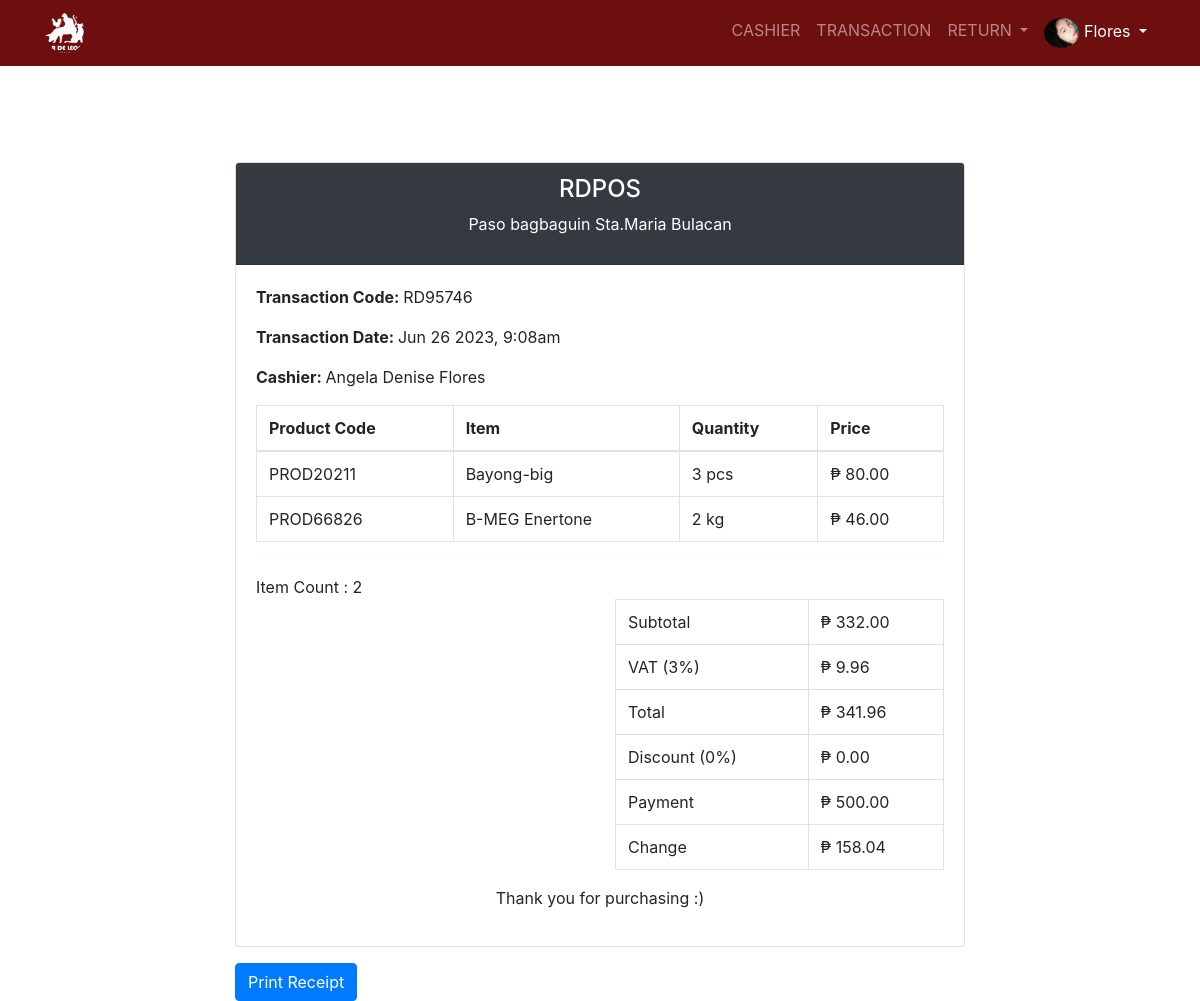
Screenshot of /POS/cashier/receipt.php?RDcode=RD95746 (signed in) with the database file from the repository.
### tables this page shows
CREATE TABLE `maintinance` (
  `system_id` int(11) NOT NULL,
  `system_name` varchar(255) NOT NULL,
  `system_banner` varchar(255) NOT NULL,
  `system_logo` varchar(255) NOT NULL,
  `system_content` varchar(255) NOT NULL,
  `system_address` varchar(255) NOT NULL,
  `system_contact` varchar(255) NOT NULL,
  `system_tax` float NOT NULL,
  `system_shipfee` double NOT NULL
);

CREATE TABLE `account` (
  `acc_id` int(11) NOT NULL,
  `acc_created` date NOT NULL,
  `acc_username` varchar(255) NOT NULL,
  `acc_password` varchar(255) NOT NULL,
  `acc_fname` varchar(255) NOT NULL,
  `acc_lname` varchar(255) NOT NULL,
  `acc_type` varchar(255) NOT NULL,
  `acc_status` int(11) NOT NULL,
  `acc_email` varchar(255) NOT NULL,
  `acc_contact` varchar(255) NOT NULL,
  `emp_image` varchar(255) NOT NULL,
  `emp_address` varchar(255) NOT NULL,
  `acc_lastEdit` datetime DEFAULT NULL,
  `Otp` varchar(6) NOT NULL
);

CREATE TABLE `pos_orders` (
  `orders_orders_id` int(11) NOT NULL,
  `orders_tcode` varchar(8) NOT NULL,
  `orders_prod_id` int(11) NOT NULL,
  `orders_cart_id` int(11) NOT NULL,
  `orders_prodQty` int(11) NOT NULL,
  `orders_discount` int(11) DEFAULT NULL,
  `orders_discount_name` varchar(255) DEFAULT NULL,
  `orders_tax` double NOT NULL,
  `orders_date` datetime NOT NULL,
  `orders_final` double NOT NULL,
  `orders_payment` double NOT NULL,
  `orders_change` double NOT NULL,
  `orders_user_id` int(11) NOT NULL,
  `orders_status` int(11) NOT NULL
);

CREATE TABLE `product` (
  `prod_id` int(11) NOT NULL,
  `prod_code` varchar(11) NOT NULL,
  `prod_name` varchar(255) NOT NULL,
  `prod_orgprice` varchar(255) NOT NULL,
  `prod_currprice` varchar(255) NOT NULL,
  `prod_unit_id` int(11) NOT NULL,
  `prod_category_id` int(11) NOT NULL,
  `prod_description` varchar(255) DEFAULT NULL,
  `prod_image` varchar(255) DEFAULT NULL,
  `prod_added` varchar(255) NOT NULL,
  `prod_edit` varchar(255) DEFAULT NULL,
  `prod_status` int(11) NOT NULL
);

CREATE TABLE `unit` (
  `unit_id` int(11) NOT NULL,
  `unit_name` varchar(255) NOT NULL,
  `unit_status` int(11) NOT NULL
);

### POS/cashier/back_navbar.php (called while the page is built, shortened)
<?php
include ("connection.php");
$get_record = mysqli_query ($connections,"SELECT * FROM maintinance");
$row = mysqli_fetch_assoc($get_record);
$db_system_name = $row ["system_name"];
$db_system_logo = $row ["system_logo"];
$db_system_address = $row ["system_address"];
?>

### POS/cashier/receipt.php (the view, shortened to what this page needs)
<?php
include("navigation.php");
$total_subtotal = 0;
$RDcode = $_GET["RDcode"];
$view_category_query = mysqli_query($connections, "SELECT * FROM pos_orders WHERE orders_tcode = '$RDcode'");
$order = mysqli_fetch_assoc($view_category_query);
  $db_orders_tcode  = $order["orders_tcode"];
  $db_orders_date = $order["orders_date"];
  $db_orders_user_id = $order["orders_user_id"];
  $get_cashier = mysqli_query($connections, "SELECT * FROM account WHERE acc_id = '$db_orders_user_id' ");
  $crow = mysqli_fetch_assoc($get_cashier);
  $db_acc_fname = $crow["acc_fname"];
  $db_acc_lname = $crow["acc_lname"];
 $fullname=$db_acc_fname." ".$db_acc_lname;
?>
<!DOCTYPE html>
<html lang="en">
<head>
  <link rel="stylesheet" href="https://maxcdn.bootstrapcdn.com/bootstrap/4.0.0/css/bootstrap.min.css">
  <link rel="stylesheet" href="https://cdn.datatables.net/1.13.4/css/jquery.dataTables.min.css">
</head>
<body>
  <div class="container">
    <div class="row justify-content-center">
      <div class="col-md-8">
        <div class="card mt-5">
          <div class="card-header bg-dark text-white">
            <h4 class="text-center"><?php echo $db_system_name?></h4>
            <p class="text-center"><?php echo $db_system_address?></p>
          </div>
          <div class="card-body">
            <div class="row">
            <div class="col-md-6">
              <p><b>Transaction Code: </b><?php echo $db_orders_tcode?></p>
            </div>
            </div>
            <div class="row">
            <div class="col-md-6">
              <p><b>Transaction Date: </b><?php echo date("M j Y, g:ia", strtotime($db_orders_date))?></p>
            </div>
            </div>
            <div class="row">
            <div class="col-md-6">
                <p><b>Cashier: </b><?php echo $fullname;?></p>
              </div>
            </div>
            <table class="table table-bordered">
              <thead>
                <tr>
                  <th>Product Code</th>
                  <th>Item</th>
                  <th>Quantity</th>
                  <th>Price</th>
                </tr>
              </thead>
              <tbody>
                <?php
                $count =0;
               $view_category_query = mysqli_query($connections, "SELECT *
                FROM pos_orders
                WHERE orders_tcode = '$RDcode'");
               while ($order = mysqli_fetch_assoc($view_category_query)) {
                  $db_orders_prod_id = $order["orders_prod_id"];
                  $db_orders_prodQty = $order["orders_prodQty"];
                  $db_orders_discount = $order["orders_discount"];
                  $discount_decimal=$db_orders_discount/100;
                  $db_orders_payment = $order["orders_payment"];
                  $db_orders_tax = $order["orders_tax"];
                  $db_orders_change = $order["orders_change"];
                  $get_order = mysqli_query($connections, "SELECT * FROM product WHERE prod_id = '$db_orders_prod_id' ");
                  $row = mysqli_fetch_assoc($get_order);
                  $db_prod_currprice = $row["prod_currprice"];
                  $db_prod_unit_id = $row["prod_unit_id"];
                  $db_prod_name = $row["prod_name"];
                  $db_orders_prod_code = $row["prod_code"];
                  $get_cashier = mysqli_query($connections, "SELECT * FROM unit WHERE unit_id = '$db_prod_unit_id' ");
                  $crow = mysqli_fetch_assoc($get_cashier);
                  $db_unit_name = $crow["unit_name"];
                  $subtotal = $db_prod_currprice * $db_orders_prodQty;
                  $total_subtotal += $subtotal;
                  $gettax=$db_orders_tax*$total_subtotal;
                  $getdiscount=$discount_decimal*$total_subtotal;
                  $gettotal=($gettax+$total_subtotal)-$getdiscount;
                  $count ++;
                  ?>
                <tr>
                  <td><?php echo  $db_orders_prod_code ?></td>
                  <td> <?php echo $db_prod_name?></td>
                  <td> <?php echo $db_orders_prodQty?>&nbsp;<?php echo $db_unit_name?></td>
                  <td>&#8369; <?php echo number_format($db_prod_currprice, 2, '.', ',')?></td>
                </tr>
                <?php }?>
              </tbody>
            </table>
            <hr>
            Item Count : <?php echo  $count ?>
            <div class="row">
              <div class="col-md-6 offset-md-6">
                <table class="table table-bordered">
                  <tbody>
                    <tr>
                      <td>Subtotal</td>
                      <td>&#8369; <?php echo number_format($total_subtotal, 2, '.', ',')?></td>
                    </tr>
                    <tr>
                      <td>VAT (<?php echo ($db_orders_tax*100)?>%)</td>
                      <td>&#8369; <?php echo number_format($gettax, 2, '.', ',')?></td>
                    </tr>
                    <tr>
                      <td>Total </td>
                      <td>&#8369; <?php echo number_format($gettotal, 2, '.', ',') ?></td>
                    </tr>
                    <tr>
                      <td>Discount (<?php echo $db_orders_discount?>%)</td>
                      <td>&#8369; <?php echo number_format($getdiscount, 2, '.', ',')?></td>
                    </tr>
                    <tr>
                      <td>Payment </td>
                      <td>&#8369; <?php echo number_format($db_orders_payment, 2, '.', ',') ?></td>
                    </tr>
                    <tr>
                      <td>Change </td>
                      <td>&#8369; <?php echo number_format($db_orders_change, 2, '.', ',') ?></td>
                    </tr>
                  </tbody>
                </table>
              </div>
            </div>
            <p class="text-center">Thank you for purchasing :) </p>
          </div>
        </div>
        <button class="btn btn-primary mt-3 print-button" onclick="printReceipt()">Print Receipt</button>
          </div>
        </div>
      </div>
</body>
</html>

### POS/cashier/navigation.php (shortened to what this page needs)
<?php
include("back_navbar.php");
include("session.php");
$currentURL = $_SERVER['REQUEST_URI'];
?>
    <link rel="stylesheet" href="https://cdn.datatables.net/1.13.4/css/jquery.dataTables.min.css">
<link rel="stylesheet" href="https://cdnjs.cloudflare.com/ajax/libs/sweetalert/1.1.3/sweetalert.min.css" />
<link rel="stylesheet" href="https://cdnjs.cloudflare.com/ajax/libs/font-awesome/4.7.0/css/font-awesome.min.css">
<link href="https://cdn.jsdelivr.net/npm/bootstrap@5.3.0-alpha3/dist/css/bootstrap.min.css" rel="stylesheet">
<nav class="navbar navbar-expand-lg navbar-dark mb-5" style="background-color: #6D0F0F;">
  <div class="container">
    <a class="navbar-brand" href="index.php"><img src="../../upload_system/<?php echo $db_system_logo?>" class="img-fluid" alt="nothing" style="height: 40px; width: 40px; border-radius:50%;"></a>
    <div class="collapse navbar-collapse" id="navbarNav">
      <ul class="navbar-nav ms-auto">
        <li class="nav-item">
          <a class="nav-link <?php if (strpos($currentURL, 'index.php') !== false) echo 'active'; ?>" href="index.php">CASHIER</a>
        </li>
        <li class="nav-item">
          <a class="nav-link <?php if (strpos($currentURL, 'transaction.php') !== false) echo 'active'; ?>" href="transaction.php">TRANSACTION</a>
        </li>
        <li class="nav-item dropdown">
              <a class="nav-link dropdown-toggle <?php if (strpos($currentURL, 'return.php') !== false) echo 'active'; ?>" href="#" id="navbarDropdown" role="button" data-bs-toggle="dropdown" aria-expanded="false">
                RETURN
              </a>
            </li>
        <li class="nav-item dropdown">
          <a class="nav-link active dropdown-toggle" href="#" id="navbarDropdown" role="button" data-bs-toggle="dropdown" aria-haspopup="true" aria-expanded="false">
          <?php if($db_emp_image){ ?>
            <img src="../../upload_img/<?php echo $db_emp_image ?>" alt="" width="35" height="30" style='border-radius:50%;'> <?php echo ucfirst($db_acc_lname) ?>
          <?php }else{?>
            <img src="../../upload_system/empty.png" alt="" width="30" height="30"> <?php echo ucfirst($db_acc_lname) ?>
          <?php } ?>
          </a>
        </li>
      </ul>
    </div>
  </div>
</nav>

### rows the page displays
maintinance: system_logo (picture), system_name "RDPOS", system_address "Paso bagbaguin Sta.Maria Bulacan"
account: emp_image (picture), acc_lname "Flores", fullname "Angela Denise Flores"
pos_orders: orders_tcode "RD95746", orders_date "Jun 26 2023, 9:08am", product.prod_code "PROD20211", product.prod_name "Bayong-big", orders_prodQty "3", unit.unit_name "pcs", product.prod_currprice "80.00"
pos_orders: product.prod_code "PROD66826", product.prod_name "B-MEG Enertone", orders_prodQty "2", unit.unit_name "kg", product.prod_currprice "46.00", $db_orders_tax*100 "3", orders_tax "9.96", gettotal "341.96", orders_discount "0", orders_discount "0.00", orders_payment "500.00", orders_change "158.04"

### other values shown
$count "2"
$total_subtotal "332.00"
